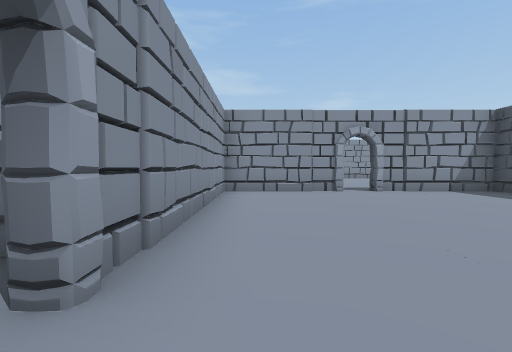
view 1 (above)

16 first-person views from a walk through a 3-D level made in the Unity game engine. The camera is 1.3 m above the floor, tilts 2° down and sees 90° across. The floor is counted in squares, 2 m on a side. Each view is taken from the middle of a square. On the plan, view 1 faces up. The plan holds only what a view shows up to about 9 squares ahead; the rest is blank.

view 2
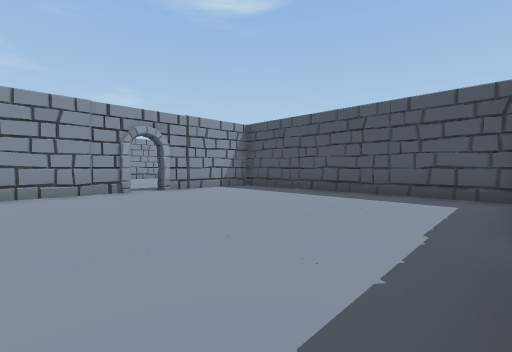

view 3
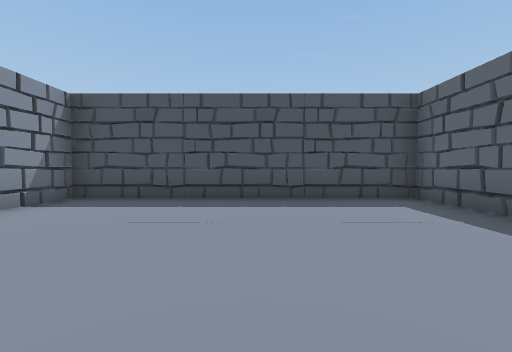

view 4
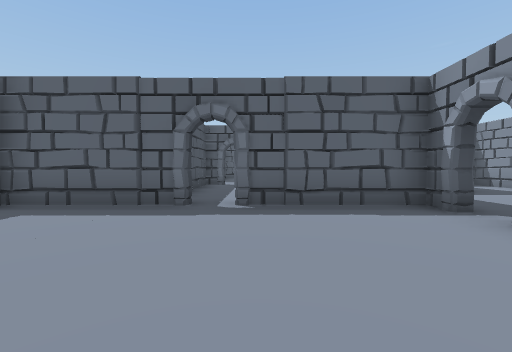

view 5
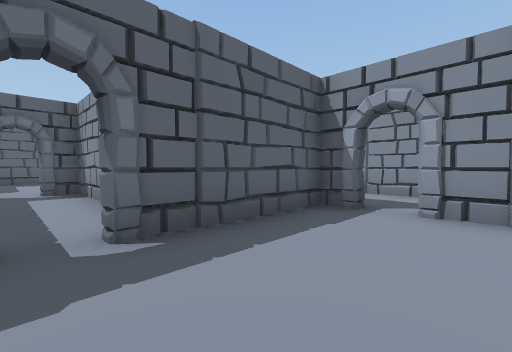

view 6
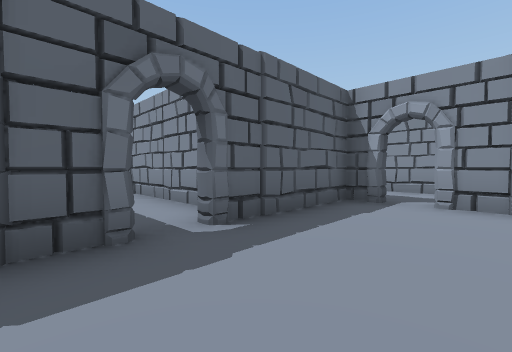

view 7
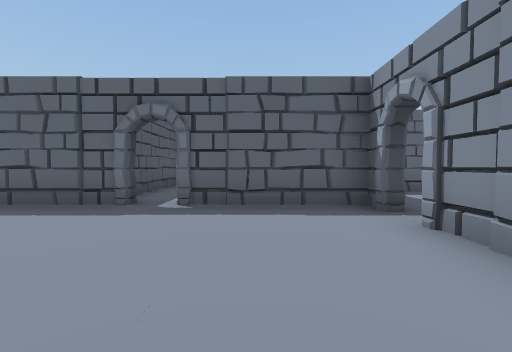

view 8
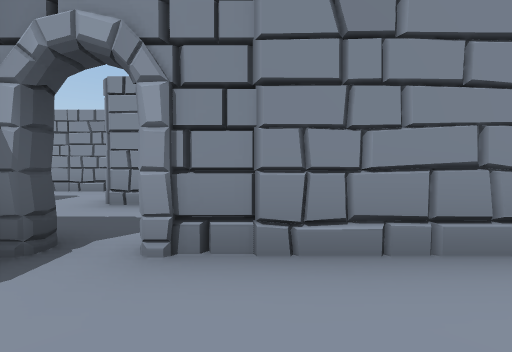

view 9
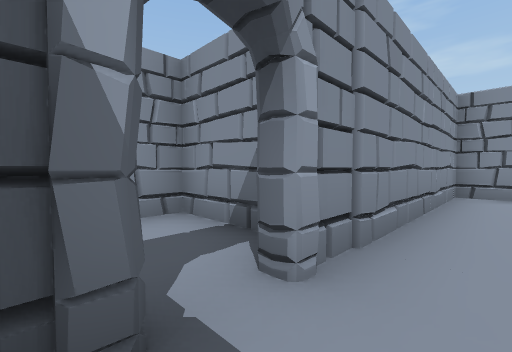

view 10
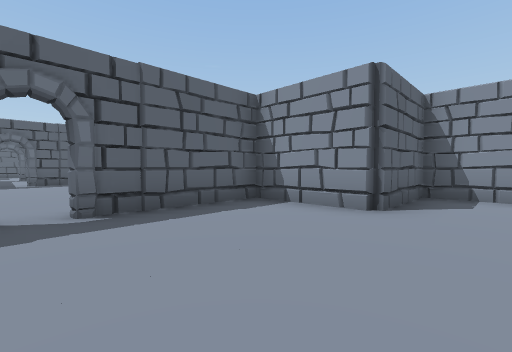

view 11
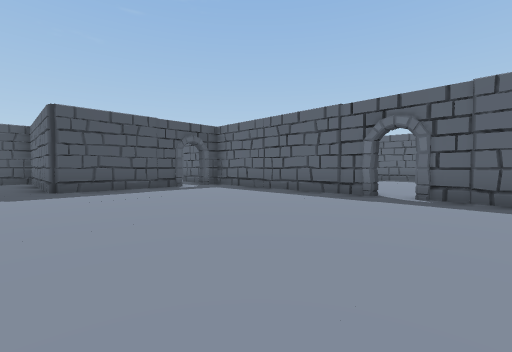

view 12
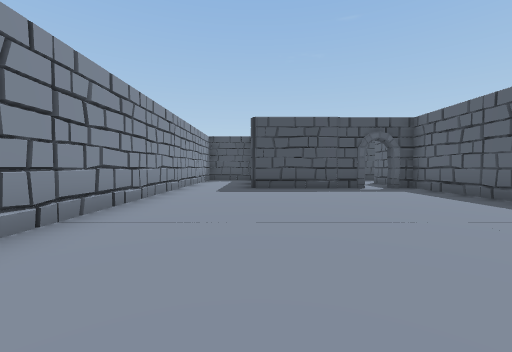

view 13
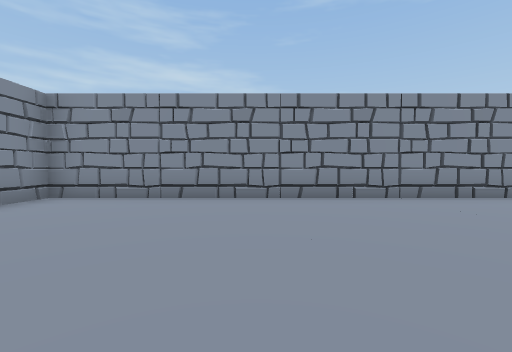

view 14
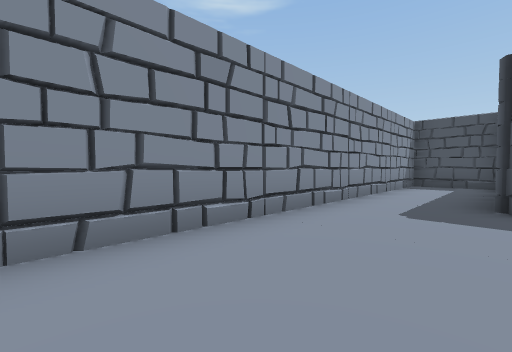

view 15
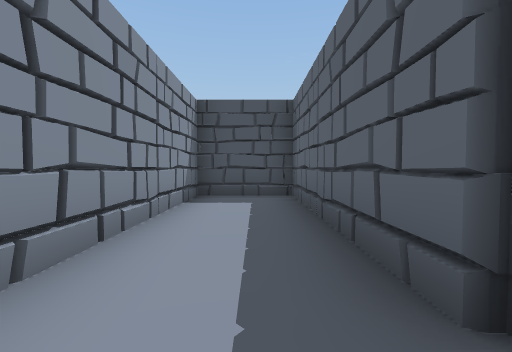

view 16
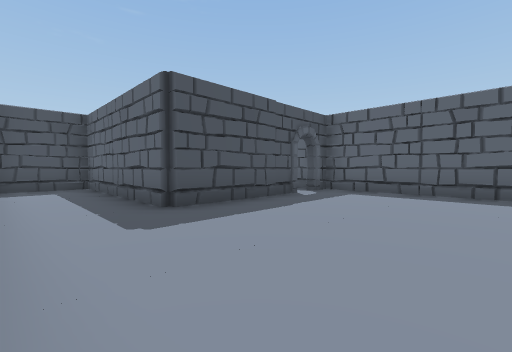

### Floor plan
Points are (right, up) in squares from view 1. A wall is a line through its corners. A room is listed if a view was taken in it or the views show most of it. See-through windows are left out.
Room 1 (views 1, 2, 3, 4, 5, 6, 7, 8, 9)
walls: (3.1, -0.3) (6.3, -0.3) (6.3, 6.9); (1.3, -0.1) (1.6, -0.5); (2.4, 6.8) (-0.8, 6.8) (-0.8, 1.1); (-0.8, 0.4) (-0.8, -0.3) (2.4, -0.3); (6.3, 6.8) (3.1, 6.8)
ways out: opening at (3, 7) to room 2; opening at (3, 0) to room 3; gap at (-1, 1)
Room 2 (views 10, 11, 12, 13, 14, 15, 16)
walls: (3.1, 7.2) (8.8, 7.2) (8.8, 7.7); (6.3, 6.9) (6.8, 7.4); (0.9, 7.3) (1.2, 6.9); (-0.8, 9.7) (-0.8, 7.2) (2.4, 7.2); (8.8, 8.6) (8.8, 12.2) (13.8, 12.2) (13.8, 14.3) (-3.3, 14.3) (-3.3, 13.3); (-3.3, 11) (-3.3, 9.7) (-1.1, 9.7) (-0.6, 9.2)
ways out: opening at (3, 7) to room 1; opening at (9, 8)
Room 3 (no view inside)
walls: (1.7, -1.7) (1.7, -5.4) (2.4, -5.4); (3.8, -5) (3.8, -2)
ways out: opening at (3, 0) to room 1; opening at (3, -5)

Positions as (right, up) in squares from view 1, and headings:
1: (0, 0), facing up
2: (0, 0), facing up-right
3: (1, 3), facing right
4: (2, 4), facing down
5: (3, 2), facing down-left
6: (4, 2), facing down-left
7: (1, 4), facing down
8: (1, 2), facing left
9: (0, 0), facing up-left
10: (3, 11), facing down-left
11: (1, 13), facing down-right
12: (1, 12), facing right
13: (1, 9), facing up
14: (4, 12), facing up-right
15: (8, 13), facing right
16: (5, 14), facing down-right
